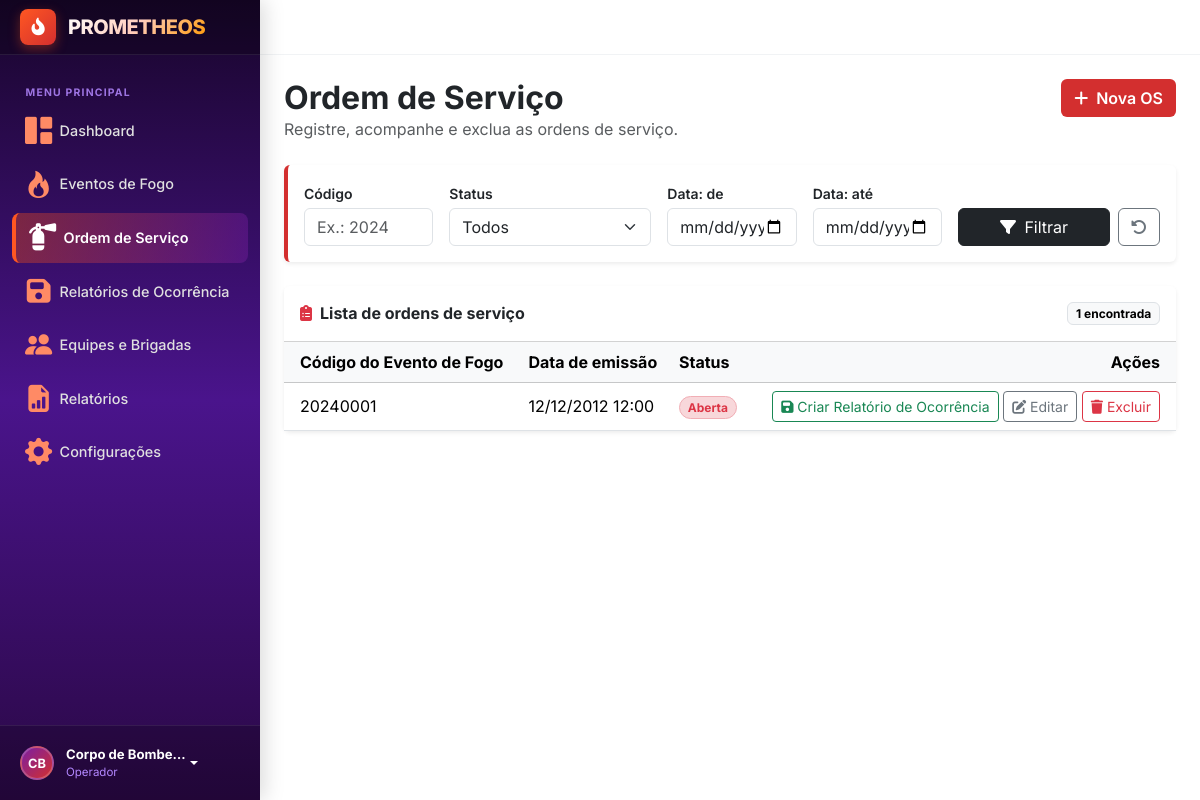
Page /ordemServico/ on the earlier database version.
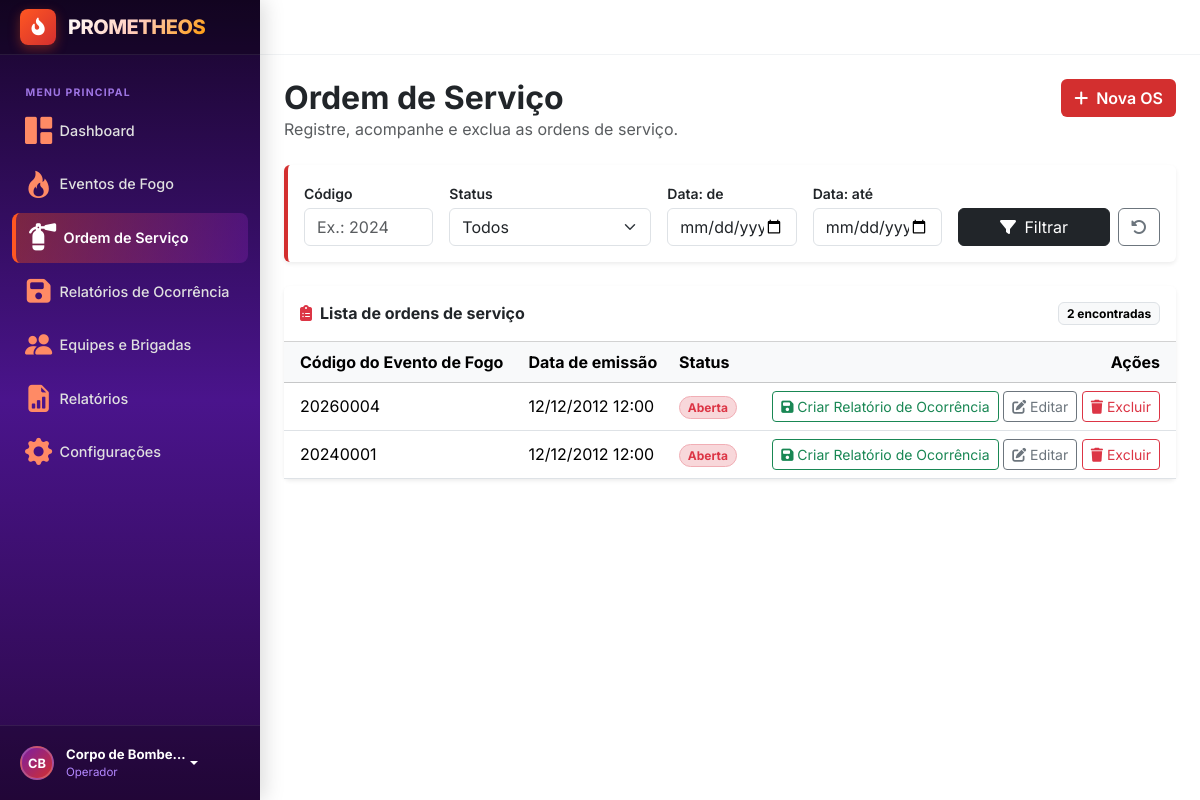
Same page on the later database version.
### evento_fogo/models.py (models this page shows, shortened)
class OrdemServico(models.Model):
    id = models.IntegerField(primary_key=True)
    id_evento_fogo = models.OneToOneField(EventoFogo, on_delete=models.CASCADE)
    data_emissao = models.DateTimeField()
    estatus = models.CharField(choices=Estatus, default=Estatus.ABERTA)
    @property
    def codigoFogo(self):
           if self.id_evento_fogo:
                  return self.id_evento_fogo.codigo
           return None

class EventoFogo(models.Model):
    codigo = models.IntegerField()
    id = models.IntegerField(primary_key=True)
    data_registro = models.DateTimeField()
    longitude = models.IntegerField()
    latitude = models.IntegerField()
    class estatus(models.TextChoices):
        ABERTO = "ABERTO"
        COMBATE = "COMBATE"
        ENCERRADO = "ENCERRADO"
    estatus = models.CharField(choices=estatus, default=estatus.ABERTO)
    descricao = models.CharField(max_length=200)

### evento_fogo/views.py (the view)
# urls.py: path('ordemServico/', fogoViews.ordemServico, name='ordemServico'),
def ordemServico(request):
    ordens = OrdemServico.objects.all().order_by("-data_emissao")
    filtros = {
        "codigo" : request.GET.get("codigo", ""),
        "estatus" : request.GET.get("estatus", ""),
        "data_inicio" : request.GET.get("data_inicio", ""),
        "data_fim" : request.GET.get("data_fim", "")
    }
    if filtros["codigo"]:
        ordens = ordens.filter(id_evento_fogo__codigo=filtros["codigo"])
    if filtros["estatus"]:
        ordens = ordens.filter(estatus=filtros["estatus"])
    if filtros["data_inicio"]:
        ordens = ordens.filter(data_registro__date__gte=filtros["data_inicio"])
    if filtros["data_fim"]:
        ordens = ordens.filter(data_registro__date__lte=filtros["data_fim"])
    contexto = {
            "ordens" : ordens,
            "filtros" : filtros,
            "estatus_opcoes" : OrdemServico._meta.get_field("estatus").choices
        }
    return render(request, 'evento_fogo/ordemServico.html', contexto)

### templates/evento_fogo/ordemServico.html (shortened to what the changed rows need)
{% extends "layout.html" %}
{% block content %}
<div class="d-flex flex-wrap align-items-start justify-content-between gap-3 mb-4">
    <div>
        <h1 class="h2 fw-bold mb-0">Ordem de Serviço</h1>
    </div>
</div>
<div class="card border-0 shadow-sm">
    <div class="card-header bg-white d-flex align-items-center justify-content-between py-3">
        <h2 class="h6 fw-bold mb-0">
            <i class="fa-solid fa-clipboard-list text-danger me-2"></i>Lista de ordens de serviço
        </h2>
        <span class="badge text-bg-light border">{{ ordens|length }} encontrada{{ ordens|length|pluralize }}</span>
    </div>
    <div class="table-responsive">
        <table class="table table-hover align-middle mb-0">
            <thead class="table-light">
                <tr>
                    <th scope="col" class="ps-3">Código do Evento de Fogo</th>
                    <th scope="col">Data de emissão</th>
                    <th scope="col">Status</th>
                    <th scope="col" class="text-end pe-3">Ações</th>
                </tr>
            </thead>
            <tbody>
                {% for ordem in ordens %}
                <tr>
                    <td class="ps-3">{{ ordem.codigoFogo }}</td>
                    <td>{{ ordem.data_emissao|date:"d/m/Y H:i" }}</td>
                    <td>
                        {% if ordem.estatus == "ABERTA" %}
                        <span class="badge bg-danger-subtle text-danger border border-danger-subtle rounded-pill">{{ ordem.get_estatus_display }}</span>
                        {% else %}
                        <span class="badge bg-secondary-subtle text-secondary border border-secondary-subtle rounded-pill">{{ ordem.get_estatus_display }}</span>
                        {% endif %}
                    </td>
                    <td class="text-end pe-3 text-nowrap">
                        <a href="#" class="btn btn-sm btn-outline-success"
                           title="Criar despacho" aria-label="Criar despacho para a OS {{ ordem.id }}">
                            <i class="fa-solid fa-floppy-disk"></i> Criar Relatório de Ocorrência
                        </a>
                        <a href="{% url 'editaOrdemServico' ordem.pk %}" class="btn btn-sm btn-outline-secondary"
                           title="Editar" aria-label="Editar OS {{ ordem.id }}">
                            <i class="fa-solid fa-pen-to-square"></i> Editar
                        </a>
                        <a href="{% url 'excluirOrdemServico' ordem.pk %}" class="btn btn-sm btn-outline-danger"
                           onclick="return confirm('Excluir a ordem de serviço?');"
                           title="Excluir" aria-label="Excluir OS {{ ordem.id }}">
                            <i class="fa-solid fa-trash"></i> Excluir
                        </a>
                    </td>
                </tr>
                {% endfor %}
            </tbody>
        </table>
    </div>
</div>
{% endblock %}

Differences in the rows shown:
added OrdemServico: codigoFogo "20260004", data_emissao "12/12/2012 12:00", estatus "Aberta"
Other differences:
{{ ordens|length }}: "1" → "2"
